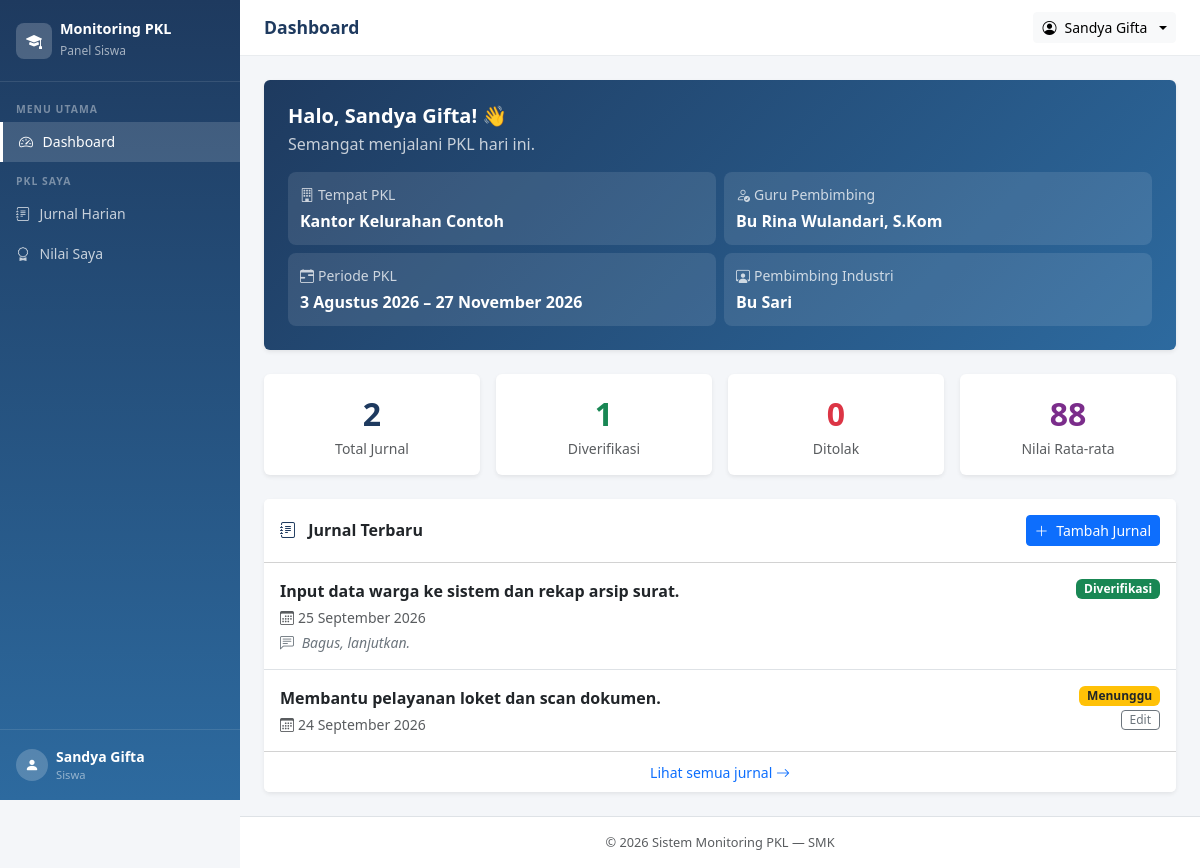
The app's page /siswa/dashboard.php (signed in) with its own data.
### tables this page shows
CREATE TABLE IF NOT EXISTS `siswa` (
  `id`                        INT UNSIGNED  NOT NULL AUTO_INCREMENT,
  `user_id`                   INT UNSIGNED  NOT NULL COMMENT 'Relasi ke users.id (akun siswa)',
  `nis`                       VARCHAR(20)   NOT NULL COMMENT 'Nomor Induk Siswa',
  `kelas`                     VARCHAR(20)   NOT NULL COMMENT 'Contoh: XII RPL 1',
  `tempat_pkl`                VARCHAR(150)  NOT NULL COMMENT 'Nama perusahaan/instansi',
  `alamat_pkl`                VARCHAR(255)  DEFAULT NULL COMMENT 'Alamat tempat PKL, boleh kosong',
  `nama_pembimbing_industri`  VARCHAR(100)  NOT NULL COMMENT 'Mentor di tempat PKL, hanya data',
  `no_hp_pembimbing_industri` VARCHAR(20)   DEFAULT NULL COMMENT 'Boleh kosong',
  `guru_pembimbing_id`        INT UNSIGNED  NOT NULL COMMENT 'Relasi ke users.id (guru/admin)',
  `tgl_mulai`                 DATE          NOT NULL,
  `tgl_selesai`               DATE          NOT NULL COMMENT 'Tidak boleh sebelum tgl_mulai',
  PRIMARY KEY (`id`),
  UNIQUE KEY `uq_nis`     (`nis`),
  UNIQUE KEY `uq_user_id` (`user_id`),
  KEY `idx_guru_pembimbing` (`guru_pembimbing_id`),
  KEY `idx_kelas`           (`kelas`),
  CONSTRAINT `fk_siswa_user`
    FOREIGN KEY (`user_id`)
    REFERENCES `users`(`id`)
    ON DELETE CASCADE,
  CONSTRAINT `fk_siswa_guru`
    FOREIGN KEY (`guru_pembimbing_id`)
    REFERENCES `users`(`id`)
    ON DELETE RESTRICT    
);

CREATE TABLE IF NOT EXISTS `users` (
  `id`         INT UNSIGNED  NOT NULL AUTO_INCREMENT,
  `nama`       VARCHAR(100)  NOT NULL,
  `username`   VARCHAR(50)   NOT NULL,
  `password`   VARCHAR(255)  NOT NULL COMMENT 'Hasil password_hash(), bukan teks asli',
  `role`       ENUM('admin','siswa') NOT NULL DEFAULT 'siswa',
  `created_at` TIMESTAMP     NOT NULL DEFAULT CURRENT_TIMESTAMP,
  PRIMARY KEY (`id`),
  UNIQUE KEY `uq_username` (`username`)
);

CREATE TABLE IF NOT EXISTS `jurnal_harian` (
  `id`                INT UNSIGNED  NOT NULL AUTO_INCREMENT,
  `siswa_id`          INT UNSIGNED  NOT NULL,
  `tanggal`           DATE          NOT NULL,
  `kegiatan`          TEXT          NOT NULL,
  `kendala`           TEXT          DEFAULT NULL COMMENT 'Boleh kosong',
  `status_verifikasi` ENUM('menunggu','diverifikasi','ditolak')
                      NOT NULL DEFAULT 'menunggu',
  `catatan_admin`     TEXT          DEFAULT NULL COMMENT 'Catatan guru saat verifikasi',
  `created_at`        TIMESTAMP     NOT NULL DEFAULT CURRENT_TIMESTAMP,
  `updated_at`        TIMESTAMP     NOT NULL DEFAULT CURRENT_TIMESTAMP
                      ON UPDATE CURRENT_TIMESTAMP,
  PRIMARY KEY (`id`),
   
  UNIQUE KEY `uq_siswa_tanggal` (`siswa_id`, `tanggal`),
  KEY `idx_status`  (`status_verifikasi`),
  KEY `idx_tanggal` (`tanggal`),
  CONSTRAINT `fk_jurnal_siswa`
    FOREIGN KEY (`siswa_id`)
    REFERENCES `siswa`(`id`)
    ON DELETE CASCADE
);

### includes/auth.php (called while the page is built, shortened)
<?php
function current_user(): array
{
    return [
        'user_id'  => $_SESSION['user_id']  ?? null,
        'nama'     => $_SESSION['nama']     ?? '',
        'username' => $_SESSION['username'] ?? '',
        'role'     => $_SESSION['role']     ?? '',
        'siswa_id' => $_SESSION['siswa_id'] ?? null,
    ];
}

### siswa/dashboard.php (the view, shortened to what this page needs)
<?php
require_once __DIR__ . '/../includes/auth.php';
require_once __DIR__ . '/../includes/functions.php';
$db       = get_db();
$user     = current_user();
$siswa_id = $user['siswa_id'];
$stmt = $db->prepare("
    SELECT s.*, u.nama AS nama_guru
    FROM siswa s
    JOIN users u ON s.guru_pembimbing_id = u.id
    WHERE s.id = ?
");
$stmt->execute([$siswa_id]);
$data_pkl = $stmt->fetch();
$total_jurnal     = $db->prepare('SELECT COUNT(*) FROM jurnal_harian WHERE siswa_id = ?');
$total_jurnal->execute([$siswa_id]);
$total_jurnal = $total_jurnal->fetchColumn();
$diverifikasi = $db->prepare("SELECT COUNT(*) FROM jurnal_harian WHERE siswa_id = ? AND status_verifikasi = 'diverifikasi'");
$diverifikasi->execute([$siswa_id]);
$diverifikasi = $diverifikasi->fetchColumn();
$ditolak = $db->prepare("SELECT COUNT(*) FROM jurnal_harian WHERE siswa_id = ? AND status_verifikasi = 'ditolak'");
$ditolak->execute([$siswa_id]);
$ditolak = $ditolak->fetchColumn();
$stmt_nilai = $db->prepare('SELECT nilai FROM nilai WHERE siswa_id = ?');
$stmt_nilai->execute([$siswa_id]);
$semua_nilai = $stmt_nilai->fetchAll(PDO::FETCH_COLUMN);
$rata = empty($semua_nilai) ? null : round(array_sum($semua_nilai) / count($semua_nilai), 1);
$stmt_jurnal = $db->prepare("
    SELECT id, tanggal, kegiatan, status_verifikasi, catatan_admin
    FROM jurnal_harian
    WHERE siswa_id = ?
    ORDER BY tanggal DESC
    LIMIT 5
");
$stmt_jurnal->execute([$siswa_id]);
$jurnal_terbaru = $stmt_jurnal->fetchAll();
require_once __DIR__ . '/../includes/header.php';
?>
<div class="card border-0 shadow-sm mb-4" style="background:linear-gradient(135deg,#1e3a5f,#2d6a9f);color:white">
  <div class="card-body p-4">
    <h5 class="fw-bold mb-1">Halo, <?= e($user['nama']) ?>! 👋</h5>
    <?php if ($data_pkl): ?>
      <p class="mb-3 opacity-75">Semangat menjalani PKL hari ini.</p>
      <div class="row g-2">
        <div class="col-sm-6">
          <div style="background:rgba(255,255,255,0.1);border-radius:8px;padding:0.75rem">
            <div class="small opacity-75 mb-1"><i class="bi bi-building me-1"></i>Tempat PKL</div>
            <div class="fw-semibold"><?= e($data_pkl['tempat_pkl']) ?></div>
          </div>
        </div>
        <div class="col-sm-6">
          <div style="background:rgba(255,255,255,0.1);border-radius:8px;padding:0.75rem">
            <div class="small opacity-75 mb-1"><i class="bi bi-person-check me-1"></i>Guru Pembimbing</div>
            <div class="fw-semibold"><?= e($data_pkl['nama_guru']) ?></div>
          </div>
        </div>
        <div class="col-sm-6">
          <div style="background:rgba(255,255,255,0.1);border-radius:8px;padding:0.75rem">
            <div class="small opacity-75 mb-1"><i class="bi bi-calendar-range me-1"></i>Periode PKL</div>
            <div class="fw-semibold"><?= format_tanggal($data_pkl['tgl_mulai']) ?> – <?= format_tanggal($data_pkl['tgl_selesai']) ?></div>
          </div>
        </div>
        <div class="col-sm-6">
          <div style="background:rgba(255,255,255,0.1);border-radius:8px;padding:0.75rem">
            <div class="small opacity-75 mb-1"><i class="bi bi-person-workspace me-1"></i>Pembimbing Industri</div>
            <div class="fw-semibold"><?= e($data_pkl['nama_pembimbing_industri']) ?></div>
          </div>
        </div>
      </div>
    <?php else: ?>
      <p class="opacity-75 mb-0">Data PKL kamu belum diisi oleh admin. Hubungi guru pembimbing.</p>
    <?php endif; ?>
  </div>
</div>
<div class="row g-3 mb-4">
  <div class="col-6 col-md-3">
    <div class="card border-0 shadow-sm text-center h-100">
      <div class="card-body py-3">
        <div class="fs-2 fw-bold" style="color:#1e3a5f"><?= $total_jurnal ?></div>
        <div class="text-muted small">Total Jurnal</div>
      </div>
    </div>
  </div>
  <div class="col-6 col-md-3">
    <div class="card border-0 shadow-sm text-center h-100">
      <div class="card-body py-3">
        <div class="fs-2 fw-bold text-success"><?= $diverifikasi ?></div>
        <div class="text-muted small">Diverifikasi</div>
      </div>
    </div>
  </div>
  <div class="col-6 col-md-3">
    <div class="card border-0 shadow-sm text-center h-100">
      <div class="card-body py-3">
        <div class="fs-2 fw-bold text-danger"><?= $ditolak ?></div>
        <div class="text-muted small">Ditolak</div>
      </div>
    </div>
  </div>
  <div class="col-6 col-md-3">
    <div class="card border-0 shadow-sm text-center h-100">
      <div class="card-body py-3">
        <div class="fs-2 fw-bold" style="color:#7b2d8b">
          <?= $rata !== null ? $rata : '-' ?>
        </div>
        <div class="text-muted small">Nilai Rata-rata</div>
      </div>
    </div>
  </div>
</div>
<div class="card border-0 shadow-sm">
  <div class="card-header bg-white d-flex justify-content-between align-items-center py-3">
    <h6 class="mb-0 fw-bold">
      <i class="bi bi-journal-text me-2" style="color:#1e3a5f"></i>
      Jurnal Terbaru
    </h6>
    <a href="<?= APP_URL ?>/siswa/jurnal/tambah.php" class="btn btn-sm btn-primary">
      <i class="bi bi-plus-lg me-1"></i> Tambah Jurnal
    </a>
  </div>
  <div class="card-body p-0">
    <?php if (empty($jurnal_terbaru)): ?>
      <div class="text-center py-4 text-muted">
        <i class="bi bi-journal-x fs-3 d-block mb-2"></i>
        Belum ada jurnal. Yuk mulai catat kegiatan PKL kamu!
      </div>
    <?php else: ?>
      <div class="list-group list-group-flush">
        <?php foreach ($jurnal_terbaru as $j): ?>
          <div class="list-group-item px-3 py-3">
            <div class="d-flex justify-content-between align-items-start gap-2">
              <div style="min-width:0">
                <div class="fw-semibold text-truncate"><?= e($j['kegiatan']) ?></div>
                <div class="text-muted small mt-1">
                  <i class="bi bi-calendar3 me-1"></i><?= format_tanggal($j['tanggal']) ?>
                </div>
                <?php if ($j['catatan_admin']): ?>
                  <div class="small mt-1 text-secondary">
                    <i class="bi bi-chat-left-text me-1"></i>
                    <em><?= e($j['catatan_admin']) ?></em>
                  </div>
                <?php endif; ?>
              </div>
              <div class="d-flex flex-column align-items-end gap-1 flex-shrink-0">
                <?= badge_status($j['status_verifikasi']) ?>
                <?php if ($j['status_verifikasi'] === 'menunggu' || $j['status_verifikasi'] === 'ditolak'): ?>
                  <a href="<?= APP_URL ?>/siswa/jurnal/edit.php?id=<?= $j['id'] ?>"
                     class="btn btn-sm btn-outline-secondary py-0 px-2" style="font-size:0.75rem">
                    Edit
                  </a>
                <?php endif; ?>
              </div>
            </div>
          </div>
        <?php endforeach; ?>
      </div>
      <div class="card-footer bg-white text-center">
        <a href="<?= APP_URL ?>/siswa/jurnal/index.php" class="text-decoration-none small">
          Lihat semua jurnal <i class="bi bi-arrow-right"></i>
        </a>
      </div>
    <?php endif; ?>
  </div>
</div>
<?php require_once __DIR__ . '/../includes/footer.php'; ?>

### includes/functions.php (shortened to what this page needs)
<?php
function e(string $string): string
{
    return htmlspecialchars($string, ENT_QUOTES, 'UTF-8');
}
function format_tanggal(string $tanggal): string
{
    $bulan = ['', 'Januari','Februari','Maret','April','Mei','Juni',
              'Juli','Agustus','September','Oktober','November','Desember'];
    $ts = strtotime($tanggal);
    return date('j', $ts) . ' ' . $bulan[(int)date('n', $ts)] . ' ' . date('Y', $ts);
}
function badge_status(string $status): string
{
    $map = [
        'menunggu'     => ['bg-warning text-dark', 'Menunggu'],
        'diverifikasi' => ['bg-success',           'Diverifikasi'],
        'ditolak'      => ['bg-danger',            'Ditolak'],
    ];
    [$class, $label] = $map[$status] ?? ['bg-secondary', ucfirst($status)];
    return '<span class="badge ' . $class . '">' . $label . '</span>';
}

### includes/header.php (style rules this page uses)
:root { --sidebar-width: 240px; --primary: #1e3a5f; --primary-light: #2d6a9f; }
body { background: #f4f6f9; font-family: 'Segoe UI', sans-serif; }

### records on screen
siswa: tempat_pkl "Kantor Kelurahan Contoh", guru_pembimbing.nama "Bu Rina Wulandari, S.Kom", tgl_mulai "3 Agustus 2026", tgl_selesai "27 November 2026", nama_pembimbing_industri "Bu Sari"
jurnal_harian: kegiatan "Input data warga ke sistem dan rekap arsip surat.", tanggal "25 September 2026", catatan_admin "Bagus, lanjutkan.", label "Diverifikasi"
jurnal_harian: kegiatan "Membantu pelayanan loket dan scan dokumen.", tanggal "24 September 2026", label "Menunggu"

### other values on screen
$user['nama'] "Sandya Gifta"
$page_title "Dashboard"
$total_jurnal "2"
$diverifikasi "1"
$ditolak "0"
$rata "88"
